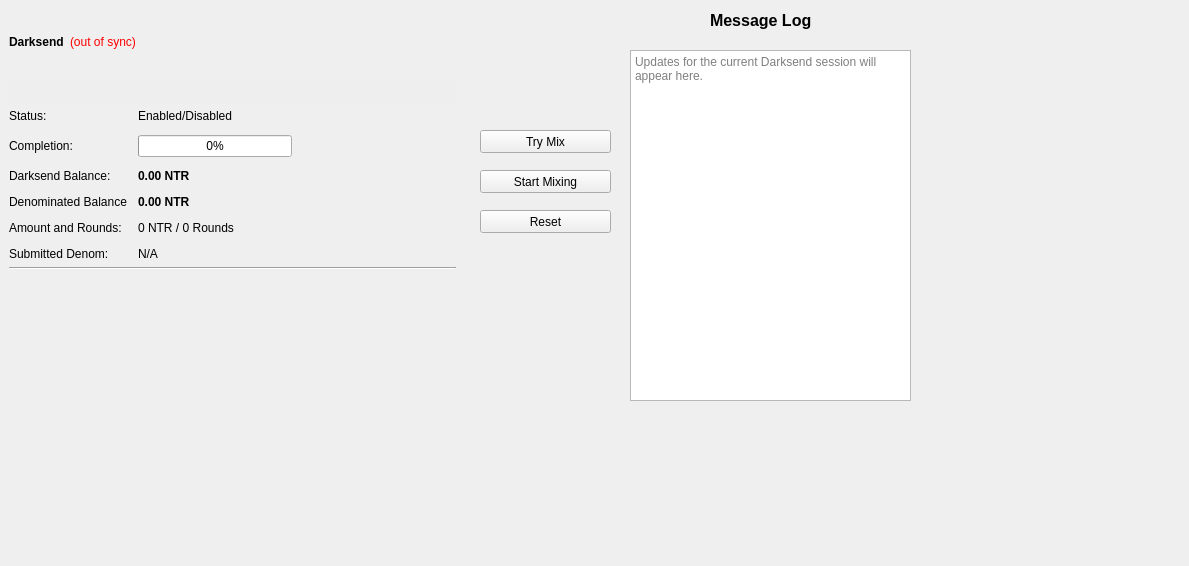
<?xml version="1.0" encoding="UTF-8"?>
<ui version="4.0">
 <class>DarksendPage</class>
 <widget class="QWidget" name="DarksendPage">
  <property name="geometry">
   <rect>
    <x>0</x>
    <y>0</y>
    <width>1189</width>
    <height>566</height>
   </rect>
  </property>
  <property name="windowTitle">
   <string>Form</string>
  </property>
  <widget class="QFrame" name="frameDarksend">
   <property name="geometry">
    <rect>
     <x>0</x>
     <y>0</y>
     <width>465</width>
     <height>350</height>
    </rect>
   </property>
   <property name="sizePolicy">
    <sizepolicy hsizetype="Expanding" vsizetype="Expanding">
     <horstretch>0</horstretch>
     <verstretch>0</verstretch>
    </sizepolicy>
   </property>
   <property name="minimumSize">
    <size>
     <width>0</width>
     <height>350</height>
    </size>
   </property>
   <property name="layoutDirection">
    <enum>Qt::LeftToRight</enum>
   </property>
   <property name="frameShape">
    <enum>QFrame::NoFrame</enum>
   </property>
   <property name="frameShadow">
    <enum>QFrame::Raised</enum>
   </property>
   <layout class="QVBoxLayout" name="verticalLayout_5">
    <item>
     <layout class="QHBoxLayout" name="horizontalLayout_5">
      <item>
       <widget class="QLabel" name="label_2">
        <property name="font">
         <font>
          <weight>75</weight>
          <bold>true</bold>
         </font>
        </property>
        <property name="text">
         <string>Darksend</string>
        </property>
       </widget>
      </item>
      <item>
       <widget class="QLabel" name="labelDarksendSyncStatus">
        <property name="toolTip">
         <string>The displayed information may be out of date. Your wallet automatically synchronizes with the Intarocryptocurrency network after a connection is established, but this process has not completed yet.</string>
        </property>
        <property name="styleSheet">
         <string notr="true">QLabel { color: red; }</string>
        </property>
        <property name="text">
         <string notr="true">(out of sync)</string>
        </property>
        <property name="alignment">
         <set>Qt::AlignLeading|Qt::AlignLeft|Qt::AlignVCenter</set>
        </property>
       </widget>
      </item>
      <item>
       <spacer name="horizontalSpacer_4">
        <property name="orientation">
         <enum>Qt::Horizontal</enum>
        </property>
        <property name="sizeHint" stdset="0">
         <size>
          <width>40</width>
          <height>20</height>
         </size>
        </property>
       </spacer>
      </item>
     </layout>
    </item>
    <item>
     <widget class="QPushButton" name="runAutoDenom">
      <property name="palette">
       <palette>
        <active>
         <colorrole role="WindowText">
          <brush brushstyle="SolidPattern">
           <color alpha="255">
            <red>0</red>
            <green>0</green>
            <blue>0</blue>
           </color>
          </brush>
         </colorrole>
         <colorrole role="Button">
          <brush brushstyle="SolidPattern">
           <color alpha="255">
            <red>239</red>
            <green>238</green>
            <blue>238</blue>
           </color>
          </brush>
         </colorrole>
         <colorrole role="Light">
          <brush brushstyle="SolidPattern">
           <color alpha="255">
            <red>255</red>
            <green>255</green>
            <blue>255</blue>
           </color>
          </brush>
         </colorrole>
         <colorrole role="Midlight">
          <brush brushstyle="SolidPattern">
           <color alpha="255">
            <red>247</red>
            <green>246</green>
            <blue>246</blue>
           </color>
          </brush>
         </colorrole>
         <colorrole role="Dark">
          <brush brushstyle="SolidPattern">
           <color alpha="255">
            <red>119</red>
            <green>119</green>
            <blue>119</blue>
           </color>
          </brush>
         </colorrole>
         <colorrole role="Mid">
          <brush brushstyle="SolidPattern">
           <color alpha="255">
            <red>159</red>
            <green>159</green>
            <blue>159</blue>
           </color>
          </brush>
         </colorrole>
         <colorrole role="Text">
          <brush brushstyle="SolidPattern">
           <color alpha="255">
            <red>0</red>
            <green>0</green>
            <blue>0</blue>
           </color>
          </brush>
         </colorrole>
         <colorrole role="BrightText">
          <brush brushstyle="SolidPattern">
           <color alpha="255">
            <red>255</red>
            <green>255</green>
            <blue>255</blue>
           </color>
          </brush>
         </colorrole>
         <colorrole role="ButtonText">
          <brush brushstyle="SolidPattern">
           <color alpha="255">
            <red>0</red>
            <green>0</green>
            <blue>0</blue>
           </color>
          </brush>
         </colorrole>
         <colorrole role="Base">
          <brush brushstyle="SolidPattern">
           <color alpha="255">
            <red>255</red>
            <green>255</green>
            <blue>255</blue>
           </color>
          </brush>
         </colorrole>
         <colorrole role="Window">
          <brush brushstyle="SolidPattern">
           <color alpha="255">
            <red>239</red>
            <green>238</green>
            <blue>238</blue>
           </color>
          </brush>
         </colorrole>
         <colorrole role="Shadow">
          <brush brushstyle="SolidPattern">
           <color alpha="255">
            <red>0</red>
            <green>0</green>
            <blue>0</blue>
           </color>
          </brush>
         </colorrole>
         <colorrole role="AlternateBase">
          <brush brushstyle="SolidPattern">
           <color alpha="255">
            <red>247</red>
            <green>246</green>
            <blue>246</blue>
           </color>
          </brush>
         </colorrole>
         <colorrole role="ToolTipBase">
          <brush brushstyle="SolidPattern">
           <color alpha="255">
            <red>255</red>
            <green>255</green>
            <blue>220</blue>
           </color>
          </brush>
         </colorrole>
         <colorrole role="ToolTipText">
          <brush brushstyle="SolidPattern">
           <color alpha="255">
            <red>0</red>
            <green>0</green>
            <blue>0</blue>
           </color>
          </brush>
         </colorrole>
        </active>
        <inactive>
         <colorrole role="WindowText">
          <brush brushstyle="SolidPattern">
           <color alpha="255">
            <red>0</red>
            <green>0</green>
            <blue>0</blue>
           </color>
          </brush>
         </colorrole>
         <colorrole role="Button">
          <brush brushstyle="SolidPattern">
           <color alpha="255">
            <red>239</red>
            <green>238</green>
            <blue>238</blue>
           </color>
          </brush>
         </colorrole>
         <colorrole role="Light">
          <brush brushstyle="SolidPattern">
           <color alpha="255">
            <red>255</red>
            <green>255</green>
            <blue>255</blue>
           </color>
          </brush>
         </colorrole>
         <colorrole role="Midlight">
          <brush brushstyle="SolidPattern">
           <color alpha="255">
            <red>247</red>
            <green>246</green>
            <blue>246</blue>
           </color>
          </brush>
         </colorrole>
         <colorrole role="Dark">
          <brush brushstyle="SolidPattern">
           <color alpha="255">
            <red>119</red>
            <green>119</green>
            <blue>119</blue>
           </color>
          </brush>
         </colorrole>
         <colorrole role="Mid">
          <brush brushstyle="SolidPattern">
           <color alpha="255">
            <red>159</red>
            <green>159</green>
            <blue>159</blue>
           </color>
          </brush>
         </colorrole>
         <colorrole role="Text">
          <brush brushstyle="SolidPattern">
           <color alpha="255">
            <red>0</red>
            <green>0</green>
            <blue>0</blue>
           </color>
          </brush>
         </colorrole>
         <colorrole role="BrightText">
          <brush brushstyle="SolidPattern">
           <color alpha="255">
            <red>255</red>
            <green>255</green>
            <blue>255</blue>
           </color>
          </brush>
         </colorrole>
         <colorrole role="ButtonText">
          <brush brushstyle="SolidPattern">
           <color alpha="255">
            <red>0</red>
            <green>0</green>
            <blue>0</blue>
           </color>
          </brush>
         </colorrole>
         <colorrole role="Base">
          <brush brushstyle="SolidPattern">
           <color alpha="255">
            <red>255</red>
            <green>255</green>
            <blue>255</blue>
           </color>
          </brush>
         </colorrole>
         <colorrole role="Window">
          <brush brushstyle="SolidPattern">
           <color alpha="255">
            <red>239</red>
            <green>238</green>
            <blue>238</blue>
           </color>
          </brush>
         </colorrole>
         <colorrole role="Shadow">
          <brush brushstyle="SolidPattern">
           <color alpha="255">
            <red>0</red>
            <green>0</green>
            <blue>0</blue>
           </color>
          </brush>
         </colorrole>
         <colorrole role="AlternateBase">
          <brush brushstyle="SolidPattern">
           <color alpha="255">
            <red>247</red>
            <green>246</green>
            <blue>246</blue>
           </color>
          </brush>
         </colorrole>
         <colorrole role="ToolTipBase">
          <brush brushstyle="SolidPattern">
           <color alpha="255">
            <red>255</red>
            <green>255</green>
            <blue>220</blue>
           </color>
          </brush>
         </colorrole>
         <colorrole role="ToolTipText">
          <brush brushstyle="SolidPattern">
           <color alpha="255">
            <red>0</red>
            <green>0</green>
            <blue>0</blue>
           </color>
          </brush>
         </colorrole>
        </inactive>
        <disabled>
         <colorrole role="WindowText">
          <brush brushstyle="SolidPattern">
           <color alpha="255">
            <red>119</red>
            <green>119</green>
            <blue>119</blue>
           </color>
          </brush>
         </colorrole>
         <colorrole role="Button">
          <brush brushstyle="SolidPattern">
           <color alpha="255">
            <red>239</red>
            <green>238</green>
            <blue>238</blue>
           </color>
          </brush>
         </colorrole>
         <colorrole role="Light">
          <brush brushstyle="SolidPattern">
           <color alpha="255">
            <red>255</red>
            <green>255</green>
            <blue>255</blue>
           </color>
          </brush>
         </colorrole>
         <colorrole role="Midlight">
          <brush brushstyle="SolidPattern">
           <color alpha="255">
            <red>247</red>
            <green>246</green>
            <blue>246</blue>
           </color>
          </brush>
         </colorrole>
         <colorrole role="Dark">
          <brush brushstyle="SolidPattern">
           <color alpha="255">
            <red>119</red>
            <green>119</green>
            <blue>119</blue>
           </color>
          </brush>
         </colorrole>
         <colorrole role="Mid">
          <brush brushstyle="SolidPattern">
           <color alpha="255">
            <red>159</red>
            <green>159</green>
            <blue>159</blue>
           </color>
          </brush>
         </colorrole>
         <colorrole role="Text">
          <brush brushstyle="SolidPattern">
           <color alpha="255">
            <red>119</red>
            <green>119</green>
            <blue>119</blue>
           </color>
          </brush>
         </colorrole>
         <colorrole role="BrightText">
          <brush brushstyle="SolidPattern">
           <color alpha="255">
            <red>255</red>
            <green>255</green>
            <blue>255</blue>
           </color>
          </brush>
         </colorrole>
         <colorrole role="ButtonText">
          <brush brushstyle="SolidPattern">
           <color alpha="255">
            <red>119</red>
            <green>119</green>
            <blue>119</blue>
           </color>
          </brush>
         </colorrole>
         <colorrole role="Base">
          <brush brushstyle="SolidPattern">
           <color alpha="255">
            <red>239</red>
            <green>238</green>
            <blue>238</blue>
           </color>
          </brush>
         </colorrole>
         <colorrole role="Window">
          <brush brushstyle="SolidPattern">
           <color alpha="255">
            <red>239</red>
            <green>238</green>
            <blue>238</blue>
           </color>
          </brush>
         </colorrole>
         <colorrole role="Shadow">
          <brush brushstyle="SolidPattern">
           <color alpha="255">
            <red>0</red>
            <green>0</green>
            <blue>0</blue>
           </color>
          </brush>
         </colorrole>
         <colorrole role="AlternateBase">
          <brush brushstyle="SolidPattern">
           <color alpha="255">
            <red>239</red>
            <green>238</green>
            <blue>238</blue>
           </color>
          </brush>
         </colorrole>
         <colorrole role="ToolTipBase">
          <brush brushstyle="SolidPattern">
           <color alpha="255">
            <red>255</red>
            <green>255</green>
            <blue>220</blue>
           </color>
          </brush>
         </colorrole>
         <colorrole role="ToolTipText">
          <brush brushstyle="SolidPattern">
           <color alpha="255">
            <red>0</red>
            <green>0</green>
            <blue>0</blue>
           </color>
          </brush>
         </colorrole>
        </disabled>
       </palette>
      </property>
      <property name="focusPolicy">
       <enum>Qt::NoFocus</enum>
      </property>
      <property name="autoFillBackground">
       <bool>true</bool>
      </property>
      <property name="text">
       <string/>
      </property>
      <property name="flat">
       <bool>true</bool>
      </property>
     </widget>
    </item>
    <item>
     <layout class="QFormLayout" name="formLayout">
      <property name="fieldGrowthPolicy">
       <enum>QFormLayout::AllNonFixedFieldsGrow</enum>
      </property>
      <property name="horizontalSpacing">
       <number>11</number>
      </property>
      <property name="verticalSpacing">
       <number>12</number>
      </property>
      <item row="0" column="0">
       <widget class="QLabel" name="label_6">
        <property name="text">
         <string>Status:</string>
        </property>
       </widget>
      </item>
      <item row="0" column="1">
       <widget class="QLabel" name="darksendEnabled">
        <property name="text">
         <string>Enabled/Disabled</string>
        </property>
       </widget>
      </item>
      <item row="1" column="0">
       <widget class="QLabel" name="label_7">
        <property name="text">
         <string>Completion:</string>
        </property>
       </widget>
      </item>
      <item row="1" column="1">
       <widget class="QProgressBar" name="darksendProgress">
        <property name="maximumSize">
         <size>
          <width>154</width>
          <height>16777215</height>
         </size>
        </property>
        <property name="value">
         <number>0</number>
        </property>
       </widget>
      </item>
      <item row="4" column="0">
       <widget class="QLabel" name="denominatedBalanceLabel">
        <property name="text">
         <string>Denominated Balance</string>
        </property>
       </widget>
      </item>
      <item row="4" column="1">
       <widget class="QLabel" name="denominatedBalanceValue">
        <property name="font">
         <font>
          <weight>75</weight>
          <bold>true</bold>
         </font>
        </property>
        <property name="text">
         <string>0.00 NTR</string>
        </property>
       </widget>
      </item>
      <item row="5" column="0">
       <widget class="QLabel" name="label_8">
        <property name="text">
         <string>Amount and Rounds:</string>
        </property>
       </widget>
      </item>
      <item row="5" column="1">
       <widget class="QLabel" name="labelAmountRounds">
        <property name="text">
         <string>0 NTR / 0 Rounds</string>
        </property>
       </widget>
      </item>
      <item row="6" column="0">
       <widget class="QLabel" name="label_9">
        <property name="text">
         <string>Submitted Denom:</string>
        </property>
       </widget>
      </item>
      <item row="6" column="1">
       <widget class="QLabel" name="labelSubmittedDenom">
        <property name="toolTip">
         <string>The denominations you submitted to the Masternode.&lt;br&gt;To mix, other users must submit the exact same denominations.</string>
        </property>
        <property name="text">
         <string>N/A</string>
        </property>
       </widget>
      </item>
      <item row="3" column="0">
       <widget class="QLabel" name="labelAnonymizedText">
        <property name="text">
         <string>Darksend Balance:</string>
        </property>
       </widget>
      </item>
      <item row="3" column="1">
       <widget class="QLabel" name="labelAnonymized">
        <property name="font">
         <font>
          <weight>75</weight>
          <bold>true</bold>
         </font>
        </property>
        <property name="text">
         <string notr="true">0.00 NTR</string>
        </property>
       </widget>
      </item>
     </layout>
    </item>
    <item>
     <widget class="Line" name="lineLastMessage">
      <property name="orientation">
       <enum>Qt::Horizontal</enum>
      </property>
     </widget>
    </item>
    <item>
     <widget class="QLabel" name="darksendStatus">
      <property name="minimumSize">
       <size>
        <width>288</width>
        <height>43</height>
       </size>
      </property>
      <property name="text">
       <string/>
      </property>
      <property name="alignment">
       <set>Qt::AlignLeading|Qt::AlignLeft|Qt::AlignTop</set>
      </property>
      <property name="wordWrap">
       <bool>true</bool>
      </property>
     </widget>
    </item>
   </layout>
  </widget>
  <widget class="QPushButton" name="darksendAuto">
   <property name="geometry">
    <rect>
     <x>480</x>
     <y>130</y>
     <width>131</width>
     <height>23</height>
    </rect>
   </property>
   <property name="sizePolicy">
    <sizepolicy hsizetype="MinimumExpanding" vsizetype="Fixed">
     <horstretch>0</horstretch>
     <verstretch>0</verstretch>
    </sizepolicy>
   </property>
   <property name="toolTip">
    <string>Try to manually submit a Darksend request.</string>
   </property>
   <property name="text">
    <string>Try Mix</string>
   </property>
  </widget>
  <widget class="QPushButton" name="toggleDarksend">
   <property name="geometry">
    <rect>
     <x>480</x>
     <y>170</y>
     <width>131</width>
     <height>23</height>
    </rect>
   </property>
   <property name="sizePolicy">
    <sizepolicy hsizetype="MinimumExpanding" vsizetype="Fixed">
     <horstretch>0</horstretch>
     <verstretch>0</verstretch>
    </sizepolicy>
   </property>
   <property name="text">
    <string>Start Mixing</string>
   </property>
  </widget>
  <widget class="QPushButton" name="darksendReset">
   <property name="geometry">
    <rect>
     <x>480</x>
     <y>210</y>
     <width>131</width>
     <height>23</height>
    </rect>
   </property>
   <property name="sizePolicy">
    <sizepolicy hsizetype="MinimumExpanding" vsizetype="Fixed">
     <horstretch>0</horstretch>
     <verstretch>0</verstretch>
    </sizepolicy>
   </property>
   <property name="toolTip">
    <string>Reset the current status of Darksend (can interrupt Darksend if it's in the process of Mixing, which can cost you money!)</string>
   </property>
   <property name="autoFillBackground">
    <bool>false</bool>
   </property>
   <property name="text">
    <string>Reset</string>
   </property>
  </widget>
  <widget class="QLabel" name="darksendMessageLog">
   <property name="geometry">
    <rect>
     <x>710</x>
     <y>10</y>
     <width>121</width>
     <height>20</height>
    </rect>
   </property>
   <property name="font">
    <font>
     <pointsize>12</pointsize>
     <weight>75</weight>
     <bold>true</bold>
    </font>
   </property>
   <property name="text">
    <string>Message Log</string>
   </property>
  </widget>
  <widget class="QTextEdit" name="messageLog">
   <property name="geometry">
    <rect>
     <x>630</x>
     <y>50</y>
     <width>281</width>
     <height>351</height>
    </rect>
   </property>
   <property name="undoRedoEnabled">
    <bool>false</bool>
   </property>
   <property name="readOnly">
    <bool>true</bool>
   </property>
   <property name="placeholderText">
    <string>Updates for the current Darksend session will appear here.</string>
   </property>
  </widget>
 </widget>
 <resources/>
 <connections/>
</ui>
